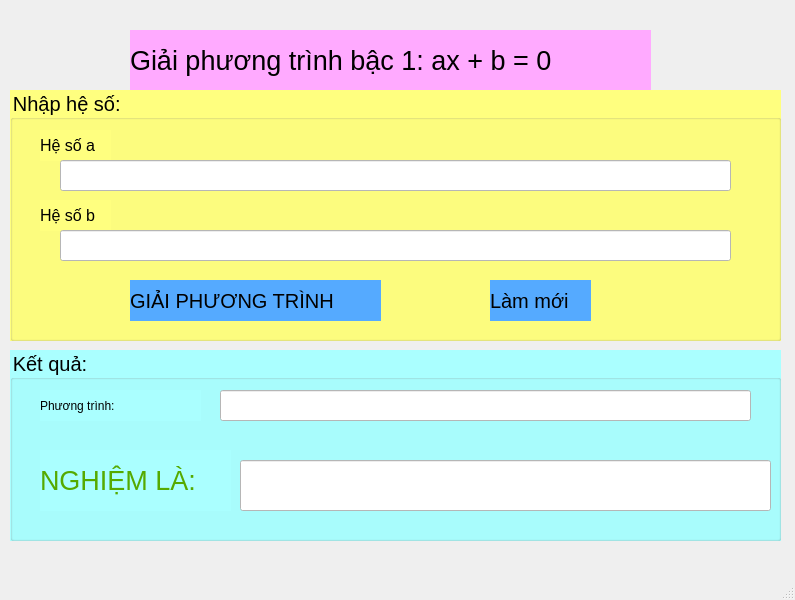
<?xml version="1.0" encoding="UTF-8"?>
<ui version="4.0">
 <class>MainWindow</class>
 <widget class="QMainWindow" name="MainWindow">
  <property name="geometry">
   <rect>
    <x>0</x>
    <y>0</y>
    <width>795</width>
    <height>600</height>
   </rect>
  </property>
  <property name="windowTitle">
   <string>MainWindow</string>
  </property>
  <widget class="QWidget" name="centralwidget">
   <widget class="QLabel" name="label">
    <property name="geometry">
     <rect>
      <x>130</x>
      <y>30</y>
      <width>521</width>
      <height>61</height>
     </rect>
    </property>
    <property name="font">
     <font>
      <pointsize>20</pointsize>
     </font>
    </property>
    <property name="styleSheet">
     <string notr="true">color: rgb(0, 0, 0);
background-color: rgb(255, 170, 255);</string>
    </property>
    <property name="text">
     <string>Giải phương trình bậc 1: ax + b = 0</string>
    </property>
   </widget>
   <widget class="QGroupBox" name="groupBox">
    <property name="geometry">
     <rect>
      <x>10</x>
      <y>90</y>
      <width>771</width>
      <height>251</height>
     </rect>
    </property>
    <property name="font">
     <font>
      <pointsize>15</pointsize>
     </font>
    </property>
    <property name="styleSheet">
     <string notr="true">background-color: rgb(255, 255, 127);</string>
    </property>
    <property name="title">
     <string>Nhập hệ số: </string>
    </property>
    <widget class="QLabel" name="label_2">
     <property name="geometry">
      <rect>
       <x>30</x>
       <y>40</y>
       <width>71</width>
       <height>31</height>
      </rect>
     </property>
     <property name="font">
      <font>
       <pointsize>12</pointsize>
      </font>
     </property>
     <property name="text">
      <string>Hệ số a</string>
     </property>
    </widget>
    <widget class="QLineEdit" name="lineEdithesoa">
     <property name="geometry">
      <rect>
       <x>50</x>
       <y>70</y>
       <width>671</width>
       <height>31</height>
      </rect>
     </property>
     <property name="styleSheet">
      <string notr="true">background-color: rgb(255, 255, 255);</string>
     </property>
    </widget>
    <widget class="QLabel" name="label_3">
     <property name="geometry">
      <rect>
       <x>30</x>
       <y>110</y>
       <width>71</width>
       <height>31</height>
      </rect>
     </property>
     <property name="font">
      <font>
       <pointsize>12</pointsize>
      </font>
     </property>
     <property name="text">
      <string>Hệ số b</string>
     </property>
    </widget>
    <widget class="QLineEdit" name="lineEdithesob">
     <property name="geometry">
      <rect>
       <x>50</x>
       <y>140</y>
       <width>671</width>
       <height>31</height>
      </rect>
     </property>
     <property name="styleSheet">
      <string notr="true">background-color: rgb(255, 255, 255);</string>
     </property>
    </widget>
    <widget class="QLabel" name="label_4">
     <property name="geometry">
      <rect>
       <x>120</x>
       <y>190</y>
       <width>251</width>
       <height>41</height>
      </rect>
     </property>
     <property name="font">
      <font>
       <pointsize>15</pointsize>
      </font>
     </property>
     <property name="styleSheet">
      <string notr="true">background-color: rgb(85, 170, 255);</string>
     </property>
     <property name="text">
      <string>GIẢI PHƯƠNG TRÌNH</string>
     </property>
    </widget>
    <widget class="QLabel" name="label_5">
     <property name="geometry">
      <rect>
       <x>480</x>
       <y>190</y>
       <width>101</width>
       <height>41</height>
      </rect>
     </property>
     <property name="font">
      <font>
       <pointsize>15</pointsize>
      </font>
     </property>
     <property name="styleSheet">
      <string notr="true">color: rgb(0, 0, 0);
background-color: rgb(85, 170, 255);
</string>
     </property>
     <property name="text">
      <string>Làm mới</string>
     </property>
    </widget>
   </widget>
   <widget class="QGroupBox" name="groupBox_2">
    <property name="geometry">
     <rect>
      <x>10</x>
      <y>350</y>
      <width>771</width>
      <height>191</height>
     </rect>
    </property>
    <property name="font">
     <font>
      <pointsize>15</pointsize>
     </font>
    </property>
    <property name="styleSheet">
     <string notr="true">background-color: rgb(170, 255, 255);</string>
    </property>
    <property name="title">
     <string>Kết quả:</string>
    </property>
    <widget class="QLabel" name="label_6">
     <property name="geometry">
      <rect>
       <x>30</x>
       <y>40</y>
       <width>161</width>
       <height>31</height>
      </rect>
     </property>
     <property name="text">
      <string>Phương trình:</string>
     </property>
    </widget>
    <widget class="QLineEdit" name="lineEditphuongtrinh">
     <property name="geometry">
      <rect>
       <x>210</x>
       <y>40</y>
       <width>531</width>
       <height>31</height>
      </rect>
     </property>
     <property name="styleSheet">
      <string notr="true">background-color: rgb(255, 255, 255);</string>
     </property>
    </widget>
    <widget class="QLabel" name="label_7">
     <property name="geometry">
      <rect>
       <x>30</x>
       <y>100</y>
       <width>191</width>
       <height>61</height>
      </rect>
     </property>
     <property name="font">
      <font>
       <family>MS Shell Dlg 2</family>
       <pointsize>20</pointsize>
       <weight>9</weight>
       <italic>false</italic>
       <bold>false</bold>
      </font>
     </property>
     <property name="styleSheet">
      <string notr="true">color: rgb(85, 170, 0);
font: 75 20pt &quot;MS Shell Dlg 2&quot;;</string>
     </property>
     <property name="text">
      <string>NGHIỆM LÀ: </string>
     </property>
    </widget>
    <widget class="QLineEdit" name="lineEditnghiem">
     <property name="geometry">
      <rect>
       <x>230</x>
       <y>110</y>
       <width>531</width>
       <height>51</height>
      </rect>
     </property>
     <property name="styleSheet">
      <string notr="true">background-color: rgb(255, 255, 255);</string>
     </property>
    </widget>
   </widget>
  </widget>
  <widget class="QMenuBar" name="menubar">
   <property name="geometry">
    <rect>
     <x>0</x>
     <y>0</y>
     <width>795</width>
     <height>26</height>
    </rect>
   </property>
  </widget>
  <widget class="QStatusBar" name="statusbar"/>
 </widget>
 <resources/>
 <connections/>
</ui>
